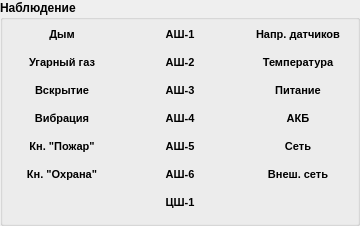
               <widget class="QGroupBox" name="gbStates">
                <property name="font">
                 <font>
                  <pointsize>9</pointsize>
                  <weight>75</weight>
                  <bold>true</bold>
                 </font>
                </property>
                <property name="title">
                 <string>Наблюдение</string>
                </property>
                <layout class="QGridLayout" name="layoutStates" columnstretch="1,1,1">
                 <property name="sizeConstraint">
                  <enum>QLayout::SetDefaultConstraint</enum>
                 </property>
                 <property name="leftMargin">
                  <number>4</number>
                 </property>
                 <property name="topMargin">
                  <number>4</number>
                 </property>
                 <property name="rightMargin">
                  <number>4</number>
                 </property>
                 <property name="spacing">
                  <number>8</number>
                 </property>
                 <item row="0" column="0">
                  <widget class="IssoStateLabel" name="lblSensorSmoke">
                   <property name="sizePolicy">
                    <sizepolicy hsizetype="MinimumExpanding" vsizetype="Fixed">
                     <horstretch>0</horstretch>
                     <verstretch>0</verstretch>
                    </sizepolicy>
                   </property>
                   <property name="minimumSize">
                    <size>
                     <width>110</width>
                     <height>20</height>
                    </size>
                   </property>
                   <property name="font">
                    <font>
                     <pointsize>8</pointsize>
                     <weight>75</weight>
                     <bold>true</bold>
                    </font>
                   </property>
                   <property name="styleSheet">
                    <string notr="true"/>
                   </property>
                   <property name="frameShadow">
                    <enum>QFrame::Plain</enum>
                   </property>
                   <property name="text">
                    <string>Дым</string>
                   </property>
                   <property name="alignment">
                    <set>Qt::AlignCenter</set>
                   </property>
                   <property name="margin">
                    <number>1</number>
                   </property>
                   <property name="indent">
                    <number>0</number>
                   </property>
                  </widget>
                 </item>
                 <item row="0" column="1">
                  <widget class="IssoStateLabel" name="lblSensor1">
                   <property name="sizePolicy">
                    <sizepolicy hsizetype="MinimumExpanding" vsizetype="Fixed">
                     <horstretch>0</horstretch>
                     <verstretch>0</verstretch>
                    </sizepolicy>
                   </property>
                   <property name="minimumSize">
                    <size>
                     <width>110</width>
                     <height>20</height>
                    </size>
                   </property>
                   <property name="font">
                    <font>
                     <pointsize>8</pointsize>
                     <weight>75</weight>
                     <bold>true</bold>
                    </font>
                   </property>
                   <property name="styleSheet">
                    <string notr="true"/>
                   </property>
                   <property name="text">
                    <string>АШ-1</string>
                   </property>
                   <property name="alignment">
                    <set>Qt::AlignCenter</set>
                   </property>
                   <property name="margin">
                    <number>1</number>
                   </property>
                   <property name="indent">
                    <number>0</number>
                   </property>
                  </widget>
                 </item>
                 <item row="1" column="0">
                  <widget class="IssoStateLabel" name="lblSensorCO">
                   <property name="sizePolicy">
                    <sizepolicy hsizetype="MinimumExpanding" vsizetype="Fixed">
                     <horstretch>0</horstretch>
                     <verstretch>0</verstretch>
                    </sizepolicy>
                   </property>
                   <property name="minimumSize">
                    <size>
                     <width>110</width>
                     <height>20</height>
                    </size>
                   </property>
                   <property name="font">
                    <font>
                     <pointsize>8</pointsize>
                     <weight>75</weight>
                     <bold>true</bold>
                    </font>
                   </property>
                   <property name="styleSheet">
                    <string notr="true"/>
                   </property>
                   <property name="text">
                    <string>Угарный газ</string>
                   </property>
                   <property name="alignment">
                    <set>Qt::AlignCenter</set>
                   </property>
                   <property name="margin">
                    <number>1</number>
                   </property>
                   <property name="indent">
                    <number>0</number>
                   </property>
                  </widget>
                 </item>
                 <item row="1" column="1">
                  <widget class="IssoStateLabel" name="lblSensor2">
                   <property name="sizePolicy">
                    <sizepolicy hsizetype="MinimumExpanding" vsizetype="Fixed">
                     <horstretch>0</horstretch>
                     <verstretch>0</verstretch>
                    </sizepolicy>
                   </property>
                   <property name="minimumSize">
                    <size>
                     <width>110</width>
                     <height>20</height>
                    </size>
                   </property>
                   <property name="font">
                    <font>
                     <pointsize>8</pointsize>
                     <weight>75</weight>
                     <bold>true</bold>
                    </font>
                   </property>
                   <property name="styleSheet">
                    <string notr="true"/>
                   </property>
                   <property name="text">
                    <string>АШ-2</string>
                   </property>
                   <property name="alignment">
                    <set>Qt::AlignCenter</set>
                   </property>
                   <property name="margin">
                    <number>1</number>
                   </property>
                   <property name="indent">
                    <number>0</number>
                   </property>
                  </widget>
                 </item>
                 <item row="0" column="2">
                  <widget class="IssoStateLabel" name="lblVoltSensors">
                   <property name="sizePolicy">
                    <sizepolicy hsizetype="MinimumExpanding" vsizetype="Fixed">
                     <horstretch>0</horstretch>
                     <verstretch>0</verstretch>
                    </sizepolicy>
                   </property>
                   <property name="minimumSize">
                    <size>
                     <width>110</width>
                     <height>20</height>
                    </size>
                   </property>
                   <property name="font">
                    <font>
                     <pointsize>8</pointsize>
                     <weight>75</weight>
                     <bold>true</bold>
                    </font>
                   </property>
                   <property name="styleSheet">
                    <string notr="true"/>
                   </property>
                   <property name="text">
                    <string>Напр. датчиков</string>
                   </property>
                   <property name="alignment">
                    <set>Qt::AlignCenter</set>
                   </property>
                   <property name="margin">
                    <number>1</number>
                   </property>
                   <property name="indent">
                    <number>0</number>
                   </property>
                  </widget>
                 </item>
                 <item row="1" column="2">
                  <widget class="IssoStateLabel" name="lblTempOut">
                   <property name="sizePolicy">
                    <sizepolicy hsizetype="MinimumExpanding" vsizetype="Fixed">
                     <horstretch>0</horstretch>
                     <verstretch>0</verstretch>
                    </sizepolicy>
                   </property>
                   <property name="minimumSize">
                    <size>
                     <width>110</width>
                     <height>20</height>
                    </size>
                   </property>
                   <property name="font">
                    <font>
                     <pointsize>8</pointsize>
                     <weight>75</weight>
                     <bold>true</bold>
                    </font>
                   </property>
                   <property name="styleSheet">
                    <string notr="true"/>
                   </property>
                   <property name="text">
                    <string>Температура</string>
                   </property>
                   <property name="alignment">
                    <set>Qt::AlignCenter</set>
                   </property>
                   <property name="margin">
                    <number>1</number>
                   </property>
                   <property name="indent">
                    <number>0</number>
                   </property>
                  </widget>
                 </item>
                 <item row="2" column="2">
                  <widget class="IssoStateLabel" name="lblVoltBus">
                   <property name="sizePolicy">
                    <sizepolicy hsizetype="MinimumExpanding" vsizetype="Fixed">
                     <horstretch>0</horstretch>
                     <verstretch>0</verstretch>
                    </sizepolicy>
                   </property>
                   <property name="minimumSize">
                    <size>
                     <width>110</width>
                     <height>20</height>
                    </size>
                   </property>
                   <property name="font">
                    <font>
                     <pointsize>8</pointsize>
                     <weight>75</weight>
                     <bold>true</bold>
                    </font>
                   </property>
                   <property name="styleSheet">
                    <string notr="true"/>
                   </property>
                   <property name="text">
                    <string>Питание</string>
                   </property>
                   <property name="alignment">
                    <set>Qt::AlignCenter</set>
                   </property>
                   <property name="margin">
                    <number>1</number>
                   </property>
                   <property name="indent">
                    <number>0</number>
                   </property>
                  </widget>
                 </item>
                 <item row="5" column="0">
                  <widget class="IssoStateLabel" name="lblBtnSecurity">
                   <property name="sizePolicy">
                    <sizepolicy hsizetype="MinimumExpanding" vsizetype="Fixed">
                     <horstretch>0</horstretch>
                     <verstretch>0</verstretch>
                    </sizepolicy>
                   </property>
                   <property name="minimumSize">
                    <size>
                     <width>110</width>
                     <height>20</height>
                    </size>
                   </property>
                   <property name="font">
                    <font>
                     <pointsize>8</pointsize>
                     <weight>75</weight>
                     <bold>true</bold>
                    </font>
                   </property>
                   <property name="styleSheet">
                    <string notr="true"/>
                   </property>
                   <property name="text">
                    <string>Кн. &quot;Охрана&quot;</string>
                   </property>
                   <property name="alignment">
                    <set>Qt::AlignCenter</set>
                   </property>
                   <property name="margin">
                    <number>1</number>
                   </property>
                   <property name="indent">
                    <number>0</number>
                   </property>
                  </widget>
                 </item>
                 <item row="4" column="2">
                  <widget class="IssoStateLabel" name="lblSupplyInternal">
                   <property name="sizePolicy">
                    <sizepolicy hsizetype="MinimumExpanding" vsizetype="Fixed">
                     <horstretch>0</horstretch>
                     <verstretch>0</verstretch>
                    </sizepolicy>
                   </property>
                   <property name="minimumSize">
                    <size>
                     <width>110</width>
                     <height>20</height>
                    </size>
                   </property>
                   <property name="font">
                    <font>
                     <pointsize>8</pointsize>
                     <weight>75</weight>
                     <bold>true</bold>
                    </font>
                   </property>
                   <property name="styleSheet">
                    <string notr="true"/>
                   </property>
                   <property name="text">
                    <string>Сеть</string>
                   </property>
                   <property name="alignment">
                    <set>Qt::AlignCenter</set>
                   </property>
                   <property name="margin">
                    <number>1</number>
                   </property>
                   <property name="indent">
                    <number>0</number>
                   </property>
                  </widget>
                 </item>
                 <item row="3" column="1">
                  <widget class="IssoStateLabel" name="lblSensor4">
                   <property name="sizePolicy">
                    <sizepolicy hsizetype="MinimumExpanding" vsizetype="Fixed">
                     <horstretch>0</horstretch>
                     <verstretch>0</verstretch>
                    </sizepolicy>
                   </property>
                   <property name="minimumSize">
                    <size>
                     <width>110</width>
                     <height>20</height>
                    </size>
                   </property>
                   <property name="font">
                    <font>
                     <pointsize>8</pointsize>
                     <weight>75</weight>
                     <bold>true</bold>
                    </font>
                   </property>
                   <property name="styleSheet">
                    <string notr="true"/>
                   </property>
                   <property name="text">
                    <string>АШ-4</string>
                   </property>
                   <property name="alignment">
                    <set>Qt::AlignCenter</set>
                   </property>
                   <property name="margin">
                    <number>1</number>
                   </property>
                   <property name="indent">
                    <number>0</number>
                   </property>
                  </widget>
                 </item>
                 <item row="3" column="2">
                  <widget class="IssoStateLabel" name="lblVoltBattery">
                   <property name="sizePolicy">
                    <sizepolicy hsizetype="MinimumExpanding" vsizetype="Fixed">
                     <horstretch>0</horstretch>
                     <verstretch>0</verstretch>
                    </sizepolicy>
                   </property>
                   <property name="minimumSize">
                    <size>
                     <width>110</width>
                     <height>20</height>
                    </size>
                   </property>
                   <property name="font">
                    <font>
                     <pointsize>8</pointsize>
                     <weight>75</weight>
                     <bold>true</bold>
                    </font>
                   </property>
                   <property name="styleSheet">
                    <string notr="true"/>
                   </property>
                   <property name="text">
                    <string>АКБ</string>
                   </property>
                   <property name="alignment">
                    <set>Qt::AlignCenter</set>
                   </property>
                   <property name="margin">
                    <number>1</number>
                   </property>
                   <property name="indent">
                    <number>0</number>
                   </property>
                  </widget>
                 </item>
                 <item row="4" column="0">
                  <widget class="IssoStateLabel" name="lblBtnFire">
                   <property name="sizePolicy">
                    <sizepolicy hsizetype="MinimumExpanding" vsizetype="Fixed">
                     <horstretch>0</horstretch>
                     <verstretch>0</verstretch>
                    </sizepolicy>
                   </property>
                   <property name="minimumSize">
                    <size>
                     <width>110</width>
                     <height>20</height>
                    </size>
                   </property>
                   <property name="font">
                    <font>
                     <pointsize>8</pointsize>
                     <weight>75</weight>
                     <bold>true</bold>
                    </font>
                   </property>
                   <property name="styleSheet">
                    <string notr="true"/>
                   </property>
                   <property name="text">
                    <string>Кн. &quot;Пожар&quot;</string>
                   </property>
                   <property name="alignment">
                    <set>Qt::AlignCenter</set>
                   </property>
                   <property name="margin">
                    <number>1</number>
                   </property>
                   <property name="indent">
                    <number>0</number>
                   </property>
                  </widget>
                 </item>
                 <item row="4" column="1">
                  <widget class="IssoStateLabel" name="lblSensor5">
                   <property name="sizePolicy">
                    <sizepolicy hsizetype="MinimumExpanding" vsizetype="Fixed">
                     <horstretch>0</horstretch>
                     <verstretch>0</verstretch>
                    </sizepolicy>
                   </property>
                   <property name="minimumSize">
                    <size>
                     <width>110</width>
                     <height>20</height>
                    </size>
                   </property>
                   <property name="font">
                    <font>
                     <pointsize>8</pointsize>
                     <weight>75</weight>
                     <bold>true</bold>
                    </font>
                   </property>
                   <property name="styleSheet">
                    <string notr="true"/>
                   </property>
                   <property name="text">
                    <string>АШ-5</string>
                   </property>
                   <property name="alignment">
                    <set>Qt::AlignCenter</set>
                   </property>
                   <property name="margin">
                    <number>1</number>
                   </property>
                   <property name="indent">
                    <number>0</number>
                   </property>
                  </widget>
                 </item>
                 <item row="2" column="1">
                  <widget class="IssoStateLabel" name="lblSensor3">
                   <property name="sizePolicy">
                    <sizepolicy hsizetype="MinimumExpanding" vsizetype="Fixed">
                     <horstretch>0</horstretch>
                     <verstretch>0</verstretch>
                    </sizepolicy>
                   </property>
                   <property name="minimumSize">
                    <size>
                     <width>110</width>
                     <height>20</height>
                    </size>
                   </property>
                   <property name="font">
                    <font>
                     <pointsize>8</pointsize>
                     <weight>75</weight>
                     <bold>true</bold>
                    </font>
                   </property>
                   <property name="styleSheet">
                    <string notr="true"/>
                   </property>
                   <property name="text">
                    <string>АШ-3</string>
                   </property>
                   <property name="alignment">
                    <set>Qt::AlignCenter</set>
                   </property>
                   <property name="margin">
                    <number>1</number>
                   </property>
                   <property name="indent">
                    <number>0</number>
                   </property>
                  </widget>
                 </item>
                 <item row="5" column="2">
                  <widget class="IssoStateLabel" name="lblSupplyExternal">
                   <property name="sizePolicy">
                    <sizepolicy hsizetype="MinimumExpanding" vsizetype="Fixed">
                     <horstretch>0</horstretch>
                     <verstretch>0</verstretch>
                    </sizepolicy>
                   </property>
                   <property name="minimumSize">
                    <size>
                     <width>110</width>
                     <height>20</height>
                    </size>
                   </property>
                   <property name="font">
                    <font>
                     <pointsize>8</pointsize>
                     <weight>75</weight>
                     <bold>true</bold>
                    </font>
                   </property>
                   <property name="styleSheet">
                    <string notr="true"/>
                   </property>
                   <property name="text">
                    <string>Внеш. сеть</string>
                   </property>
                   <property name="alignment">
                    <set>Qt::AlignCenter</set>
                   </property>
                   <property name="margin">
                    <number>1</number>
                   </property>
                   <property name="indent">
                    <number>0</number>
                   </property>
                  </widget>
                 </item>
                 <item row="5" column="1">
                  <widget class="IssoStateLabel" name="lblSensor6">
                   <property name="sizePolicy">
                    <sizepolicy hsizetype="MinimumExpanding" vsizetype="Fixed">
                     <horstretch>0</horstretch>
                     <verstretch>0</verstretch>
                    </sizepolicy>
                   </property>
                   <property name="minimumSize">
                    <size>
                     <width>110</width>
                     <height>20</height>
                    </size>
                   </property>
                   <property name="font">
                    <font>
                     <pointsize>8</pointsize>
                     <weight>75</weight>
                     <bold>true</bold>
                    </font>
                   </property>
                   <property name="styleSheet">
                    <string notr="true"/>
                   </property>
                   <property name="text">
                    <string>АШ-6</string>
                   </property>
                   <property name="alignment">
                    <set>Qt::AlignCenter</set>
                   </property>
                   <property name="margin">
                    <number>1</number>
                   </property>
                   <property name="indent">
                    <number>0</number>
                   </property>
                  </widget>
                 </item>
                 <item row="3" column="0">
                  <widget class="IssoStateLabel" name="lblVibration">
                   <property name="sizePolicy">
                    <sizepolicy hsizetype="MinimumExpanding" vsizetype="Fixed">
                     <horstretch>0</horstretch>
                     <verstretch>0</verstretch>
                    </sizepolicy>
                   </property>
                   <property name="minimumSize">
                    <size>
                     <width>110</width>
                     <height>20</height>
                    </size>
                   </property>
                   <property name="font">
                    <font>
                     <pointsize>8</pointsize>
                     <weight>75</weight>
                     <bold>true</bold>
                    </font>
                   </property>
                   <property name="styleSheet">
                    <string notr="true"/>
                   </property>
                   <property name="text">
                    <string>Вибрация</string>
                   </property>
                   <property name="alignment">
                    <set>Qt::AlignCenter</set>
                   </property>
                   <property name="margin">
                    <number>1</number>
                   </property>
                   <property name="indent">
                    <number>0</number>
                   </property>
                  </widget>
                 </item>
                 <item row="2" column="0">
                  <widget class="IssoStateLabel" name="lblSensorOpen">
                   <property name="sizePolicy">
                    <sizepolicy hsizetype="MinimumExpanding" vsizetype="Fixed">
                     <horstretch>0</horstretch>
                     <verstretch>0</verstretch>
                    </sizepolicy>
                   </property>
                   <property name="minimumSize">
                    <size>
                     <width>110</width>
                     <height>20</height>
                    </size>
                   </property>
                   <property name="font">
                    <font>
                     <pointsize>8</pointsize>
                     <weight>75</weight>
                     <bold>true</bold>
                    </font>
                   </property>
                   <property name="styleSheet">
                    <string notr="true"/>
                   </property>
                   <property name="text">
                    <string>Вскрытие</string>
                   </property>
                   <property name="alignment">
                    <set>Qt::AlignCenter</set>
                   </property>
                   <property name="margin">
                    <number>1</number>
                   </property>
                   <property name="indent">
                    <number>0</number>
                   </property>
                  </widget>
                 </item>
                 <item row="6" column="1">
                  <widget class="IssoStateLabel" name="lblDigitalChain1">
                   <property name="sizePolicy">
                    <sizepolicy hsizetype="MinimumExpanding" vsizetype="Fixed">
                     <horstretch>0</horstretch>
                     <verstretch>0</verstretch>
                    </sizepolicy>
                   </property>
                   <property name="minimumSize">
                    <size>
                     <width>110</width>
                     <height>20</height>
                    </size>
                   </property>
                   <property name="font">
                    <font>
                     <pointsize>8</pointsize>
                     <weight>75</weight>
                     <bold>true</bold>
                    </font>
                   </property>
                   <property name="styleSheet">
                    <string notr="true"/>
                   </property>
                   <property name="text">
                    <string>ЦШ-1</string>
                   </property>
                   <property name="alignment">
                    <set>Qt::AlignCenter</set>
                   </property>
                   <property name="margin">
                    <number>1</number>
                   </property>
                   <property name="indent">
                    <number>0</number>
                   </property>
                  </widget>
                 </item>
                </layout>
               </widget>
